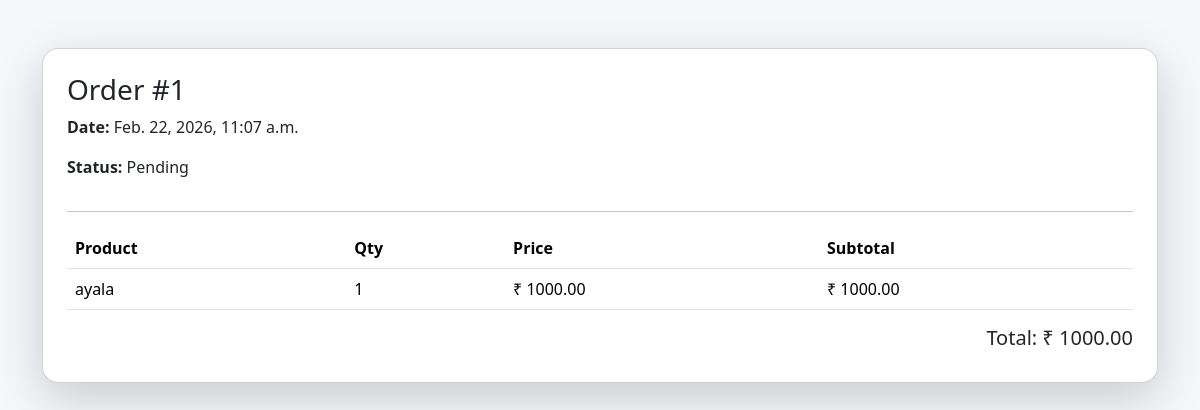
Screenshot of /order/1/ (signed in) with the database file from the repository.
### freshcut/models.py (models this page shows, shortened)
class Order(models.Model):
    user = models.ForeignKey(settings.AUTH_USER_MODEL, on_delete=models.CASCADE)
    created_at = models.DateTimeField(auto_now_add=True)
    total_amount = models.DecimalField(max_digits=10, decimal_places=2)
    status = models.CharField(max_length=50, default="Pending")

class OrderItem(models.Model):
    order = models.ForeignKey(Order, on_delete=models.CASCADE, related_name="items")
    product = models.ForeignKey(Product, on_delete=models.CASCADE)
    quantity = models.PositiveIntegerField()
    price = models.DecimalField(max_digits=10, decimal_places=2)
    def subtotal(self):
        return self.quantity * self.price

### adminpage/models.py (models this page shows, shortened)
class Product(models.Model):
    category = models.ForeignKey(Category, on_delete=models.PROTECT)
    subcategory = models.ForeignKey(SubCategory, on_delete=models.PROTECT)
    slug = models.SlugField(unique=True, blank=True)
    name = models.CharField(max_length=200)
    price = models.DecimalField(max_digits=10, decimal_places=2)
    description = models.TextField(blank=True)
    image = models.ImageField(upload_to="products/")
    stock = models.PositiveIntegerField(default=0)
    is_active = models.BooleanField(default=True)

### freshcut/views.py (the view)
# urls.py: path("order/<int:order_id>/", views.order_detail, name="order_detail"),
@login_required
def order_detail(request, order_id):
    order = get_object_or_404(Order, id=order_id, user=request.user)
    return render(request, "order_detail.html", {
        "order": order
    })

### freshcut/templates/order_detail.html (shortened to what this page needs)
<!DOCTYPE html>
<html>
<head>
    <link href="https://cdn.jsdelivr.net/npm/bootstrap@5.3.2/dist/css/bootstrap.min.css" rel="stylesheet">
</head>
<body style="background:#f5f7fa;">
<div class="container mt-5">
    <div class="card p-4 shadow-lg rounded-4">
        <h3>Order #{{ order.id }}</h3>
        <p><strong>Date:</strong> {{ order.created_at }}</p>
        <p><strong>Status:</strong> {{ order.status }}</p>
        <hr>
        <table class="table">
            <tr>
                <th>Product</th>
                <th>Qty</th>
                <th>Price</th>
                <th>Subtotal</th>
            </tr>
            {% for item in order.items.all %}
            <tr>
                <td>{{ item.product.name }}</td>
                <td>{{ item.quantity }}</td>
                <td>₹ {{ item.price }}</td>
                <td>₹ {{ item.subtotal }}</td>
            </tr>
            {% endfor %}
        </table>
        <h5 class="text-end">Total: ₹ {{ order.total_amount }}</h5>
    </div>
</div>
</body>
</html>

### rows the page displays
Order: id "1", created_at "Feb. 22, 2026, 11:07 a.m.", status "Pending", total_amount "1000.00"
OrderItem: product.name "ayala", quantity "1", price "1000.00", subtotal "1000.00"
